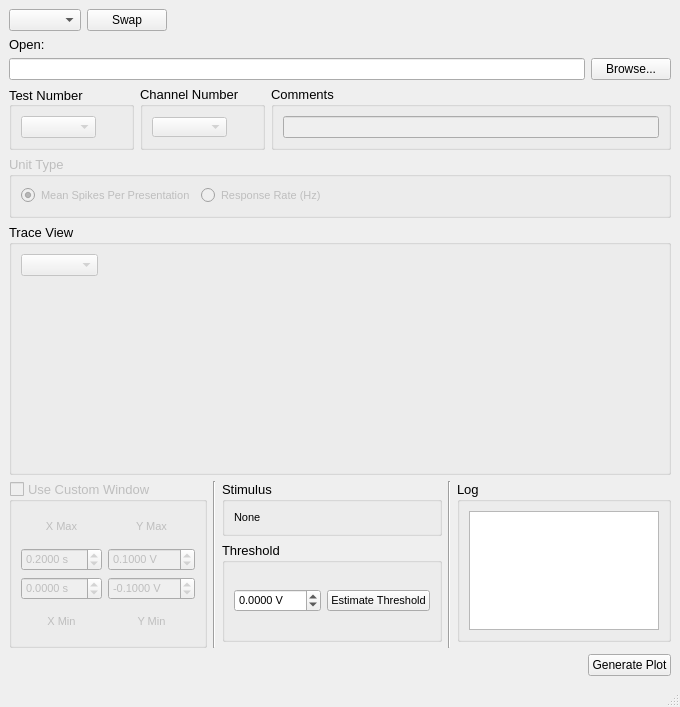
<?xml version="1.0" encoding="UTF-8"?>
<ui version="4.0">
 <class>Form_difference</class>
 <widget class="QMainWindow" name="Form_difference">
  <property name="enabled">
   <bool>true</bool>
  </property>
  <property name="geometry">
   <rect>
    <x>0</x>
    <y>0</y>
    <width>680</width>
    <height>707</height>
   </rect>
  </property>
  <property name="sizePolicy">
   <sizepolicy hsizetype="Preferred" vsizetype="Preferred">
    <horstretch>0</horstretch>
    <verstretch>0</verstretch>
   </sizepolicy>
  </property>
  <property name="windowTitle">
   <string>Difference Plots</string>
  </property>
  <property name="windowIcon">
   <iconset>
    <normaloff>../horsey8.ico</normaloff>../horsey8.ico</iconset>
  </property>
  <widget class="QWidget" name="centralwidget">
   <layout class="QGridLayout" name="gridLayout">
    <item row="2" column="0">
     <layout class="QVBoxLayout" name="verticalLayout">
      <property name="bottomMargin">
       <number>0</number>
      </property>
      <item>
       <layout class="QGridLayout" name="gridLayout_4">
        <property name="bottomMargin">
         <number>0</number>
        </property>
        <item row="0" column="2" rowspan="2">
         <widget class="QGroupBox" name="groupBox_comments">
          <property name="font">
           <font>
            <pointsize>10</pointsize>
           </font>
          </property>
          <property name="title">
           <string>Comments </string>
          </property>
          <property name="flat">
           <bool>true</bool>
          </property>
          <layout class="QGridLayout" name="gridLayout_13">
           <item row="0" column="0">
            <widget class="QLineEdit" name="lineEdit_comments">
             <property name="enabled">
              <bool>false</bool>
             </property>
             <property name="minimumSize">
              <size>
               <width>0</width>
               <height>20</height>
              </size>
             </property>
             <property name="font">
              <font>
               <pointsize>8</pointsize>
              </font>
             </property>
             <property name="readOnly">
              <bool>true</bool>
             </property>
            </widget>
           </item>
          </layout>
         </widget>
        </item>
        <item row="0" column="0" rowspan="2">
         <widget class="QGroupBox" name="groupBox_test">
          <property name="minimumSize">
           <size>
            <width>125</width>
            <height>0</height>
           </size>
          </property>
          <property name="font">
           <font>
            <pointsize>10</pointsize>
           </font>
          </property>
          <property name="title">
           <string>Test Number </string>
          </property>
          <property name="alignment">
           <set>Qt::AlignLeading|Qt::AlignLeft|Qt::AlignVCenter</set>
          </property>
          <property name="flat">
           <bool>true</bool>
          </property>
          <layout class="QGridLayout" name="gridLayout_10">
           <item row="0" column="0" alignment="Qt::AlignLeft">
            <widget class="QComboBox" name="comboBox_test_num">
             <property name="enabled">
              <bool>false</bool>
             </property>
             <property name="minimumSize">
              <size>
               <width>75</width>
               <height>20</height>
              </size>
             </property>
             <property name="maximumSize">
              <size>
               <width>77</width>
               <height>16777215</height>
              </size>
             </property>
             <property name="font">
              <font>
               <pointsize>8</pointsize>
              </font>
             </property>
             <property name="layoutDirection">
              <enum>Qt::LeftToRight</enum>
             </property>
            </widget>
           </item>
          </layout>
         </widget>
        </item>
        <item row="0" column="1" rowspan="2">
         <widget class="QGroupBox" name="groupBox_channel">
          <property name="minimumSize">
           <size>
            <width>125</width>
            <height>0</height>
           </size>
          </property>
          <property name="font">
           <font>
            <pointsize>10</pointsize>
           </font>
          </property>
          <property name="title">
           <string>Channel Number </string>
          </property>
          <property name="flat">
           <bool>true</bool>
          </property>
          <layout class="QGridLayout" name="gridLayout_2">
           <item row="0" column="0" alignment="Qt::AlignLeft">
            <widget class="QComboBox" name="comboBox_channel">
             <property name="enabled">
              <bool>false</bool>
             </property>
             <property name="minimumSize">
              <size>
               <width>75</width>
               <height>20</height>
              </size>
             </property>
             <property name="maximumSize">
              <size>
               <width>16777215</width>
               <height>20</height>
              </size>
             </property>
             <property name="font">
              <font>
               <pointsize>8</pointsize>
              </font>
             </property>
            </widget>
           </item>
          </layout>
         </widget>
        </item>
       </layout>
      </item>
      <item>
       <widget class="QGroupBox" name="groupBoxUnits">
        <property name="enabled">
         <bool>false</bool>
        </property>
        <property name="font">
         <font>
          <pointsize>10</pointsize>
         </font>
        </property>
        <property name="title">
         <string>Unit Type </string>
        </property>
        <property name="flat">
         <bool>true</bool>
        </property>
        <layout class="QHBoxLayout" name="horizontalLayout_3">
         <item>
          <widget class="QRadioButton" name="radioButtonMeanSpikes">
           <property name="font">
            <font>
             <pointsize>8</pointsize>
            </font>
           </property>
           <property name="text">
            <string>Mean Spikes Per Presentation</string>
           </property>
           <property name="checked">
            <bool>true</bool>
           </property>
          </widget>
         </item>
         <item>
          <widget class="QRadioButton" name="radioButtonResponseRate">
           <property name="font">
            <font>
             <pointsize>8</pointsize>
            </font>
           </property>
           <property name="text">
            <string>Response Rate (Hz)</string>
           </property>
          </widget>
         </item>
         <item>
          <spacer name="horizontalSpacer_2">
           <property name="orientation">
            <enum>Qt::Horizontal</enum>
           </property>
           <property name="sizeHint" stdset="0">
            <size>
             <width>40</width>
             <height>20</height>
            </size>
           </property>
          </spacer>
         </item>
        </layout>
       </widget>
      </item>
     </layout>
    </item>
    <item row="4" column="0">
     <layout class="QGridLayout" name="gridLayout_12">
      <item row="0" column="1">
       <widget class="Line" name="line_5">
        <property name="orientation">
         <enum>Qt::Vertical</enum>
        </property>
       </widget>
      </item>
      <item row="0" column="0">
       <widget class="QGroupBox" name="groupBoxWindow">
        <property name="enabled">
         <bool>false</bool>
        </property>
        <property name="font">
         <font>
          <pointsize>10</pointsize>
         </font>
        </property>
        <property name="title">
         <string>Use Custom Window </string>
        </property>
        <property name="flat">
         <bool>true</bool>
        </property>
        <property name="checkable">
         <bool>true</bool>
        </property>
        <property name="checked">
         <bool>false</bool>
        </property>
        <layout class="QHBoxLayout" name="horizontalLayout_4">
         <item>
          <layout class="QVBoxLayout" name="verticalLayout_7">
           <item>
            <widget class="QLabel" name="label_xmax">
             <property name="enabled">
              <bool>false</bool>
             </property>
             <property name="font">
              <font>
               <pointsize>8</pointsize>
              </font>
             </property>
             <property name="text">
              <string>X Max</string>
             </property>
             <property name="alignment">
              <set>Qt::AlignCenter</set>
             </property>
            </widget>
           </item>
           <item>
            <widget class="QDoubleSpinBox" name="doubleSpinBox_xmax">
             <property name="enabled">
              <bool>false</bool>
             </property>
             <property name="font">
              <font>
               <pointsize>8</pointsize>
              </font>
             </property>
             <property name="suffix">
              <string> s</string>
             </property>
             <property name="decimals">
              <number>4</number>
             </property>
             <property name="minimum">
              <double>-1.000000000000000</double>
             </property>
             <property name="maximum">
              <double>100.000000000000000</double>
             </property>
             <property name="singleStep">
              <double>0.001000000000000</double>
             </property>
             <property name="value">
              <double>0.200000000000000</double>
             </property>
            </widget>
           </item>
           <item>
            <widget class="QDoubleSpinBox" name="doubleSpinBox_xmin">
             <property name="enabled">
              <bool>false</bool>
             </property>
             <property name="font">
              <font>
               <pointsize>8</pointsize>
              </font>
             </property>
             <property name="suffix">
              <string> s</string>
             </property>
             <property name="decimals">
              <number>4</number>
             </property>
             <property name="minimum">
              <double>-1.000000000000000</double>
             </property>
             <property name="maximum">
              <double>100.000000000000000</double>
             </property>
             <property name="singleStep">
              <double>0.001000000000000</double>
             </property>
             <property name="value">
              <double>0.000000000000000</double>
             </property>
            </widget>
           </item>
           <item>
            <widget class="QLabel" name="label_xmin">
             <property name="enabled">
              <bool>false</bool>
             </property>
             <property name="font">
              <font>
               <pointsize>8</pointsize>
              </font>
             </property>
             <property name="text">
              <string>X Min</string>
             </property>
             <property name="alignment">
              <set>Qt::AlignCenter</set>
             </property>
            </widget>
           </item>
          </layout>
         </item>
         <item>
          <layout class="QVBoxLayout" name="verticalLayout_6">
           <item>
            <widget class="QLabel" name="label_ymax">
             <property name="enabled">
              <bool>false</bool>
             </property>
             <property name="font">
              <font>
               <pointsize>8</pointsize>
              </font>
             </property>
             <property name="text">
              <string>Y Max</string>
             </property>
             <property name="alignment">
              <set>Qt::AlignCenter</set>
             </property>
            </widget>
           </item>
           <item>
            <widget class="QDoubleSpinBox" name="doubleSpinBox_ymax">
             <property name="enabled">
              <bool>false</bool>
             </property>
             <property name="font">
              <font>
               <pointsize>8</pointsize>
              </font>
             </property>
             <property name="suffix">
              <string> V</string>
             </property>
             <property name="decimals">
              <number>4</number>
             </property>
             <property name="minimum">
              <double>-100.000000000000000</double>
             </property>
             <property name="maximum">
              <double>100.000000000000000</double>
             </property>
             <property name="singleStep">
              <double>0.001000000000000</double>
             </property>
             <property name="value">
              <double>0.100000000000000</double>
             </property>
            </widget>
           </item>
           <item>
            <widget class="QDoubleSpinBox" name="doubleSpinBox_ymin">
             <property name="enabled">
              <bool>false</bool>
             </property>
             <property name="font">
              <font>
               <pointsize>8</pointsize>
              </font>
             </property>
             <property name="suffix">
              <string> V</string>
             </property>
             <property name="decimals">
              <number>4</number>
             </property>
             <property name="minimum">
              <double>-100.000000000000000</double>
             </property>
             <property name="maximum">
              <double>100.000000000000000</double>
             </property>
             <property name="singleStep">
              <double>0.001000000000000</double>
             </property>
             <property name="value">
              <double>-0.100000000000000</double>
             </property>
            </widget>
           </item>
           <item>
            <widget class="QLabel" name="label_ymin">
             <property name="enabled">
              <bool>false</bool>
             </property>
             <property name="font">
              <font>
               <pointsize>8</pointsize>
              </font>
             </property>
             <property name="text">
              <string>Y Min</string>
             </property>
             <property name="alignment">
              <set>Qt::AlignCenter</set>
             </property>
            </widget>
           </item>
          </layout>
         </item>
        </layout>
       </widget>
      </item>
      <item row="1" column="2">
       <widget class="QPushButton" name="pushButtonGenerate">
        <property name="sizePolicy">
         <sizepolicy hsizetype="Fixed" vsizetype="Fixed">
          <horstretch>0</horstretch>
          <verstretch>0</verstretch>
         </sizepolicy>
        </property>
        <property name="layoutDirection">
         <enum>Qt::RightToLeft</enum>
        </property>
        <property name="text">
         <string>Generate Plot</string>
        </property>
        <property name="autoDefault">
         <bool>false</bool>
        </property>
       </widget>
      </item>
      <item row="0" column="2">
       <layout class="QGridLayout" name="gridLayout_3">
        <item row="2" column="0">
         <widget class="QGroupBox" name="groupBoxThreshold">
          <property name="minimumSize">
           <size>
            <width>0</width>
            <height>100</height>
           </size>
          </property>
          <property name="font">
           <font>
            <pointsize>10</pointsize>
           </font>
          </property>
          <property name="title">
           <string>Threshold </string>
          </property>
          <property name="flat">
           <bool>true</bool>
          </property>
          <layout class="QGridLayout" name="gridLayout_6">
           <item row="1" column="0">
            <widget class="QDoubleSpinBox" name="doubleSpinBox_threshold">
             <property name="font">
              <font>
               <pointsize>8</pointsize>
              </font>
             </property>
             <property name="suffix">
              <string> V</string>
             </property>
             <property name="decimals">
              <number>4</number>
             </property>
             <property name="minimum">
              <double>-100.000000000000000</double>
             </property>
             <property name="maximum">
              <double>100.000000000000000</double>
             </property>
             <property name="singleStep">
              <double>0.001000000000000</double>
             </property>
            </widget>
           </item>
           <item row="1" column="1">
            <widget class="QPushButton" name="pushButton_auto_threshold">
             <property name="font">
              <font>
               <pointsize>8</pointsize>
              </font>
             </property>
             <property name="text">
              <string>Estimate Threshold</string>
             </property>
            </widget>
           </item>
          </layout>
         </widget>
        </item>
        <item row="0" column="1" rowspan="4">
         <widget class="Line" name="line">
          <property name="orientation">
           <enum>Qt::Vertical</enum>
          </property>
         </widget>
        </item>
        <item row="0" column="0" rowspan="2">
         <widget class="QGroupBox" name="groupBox_stimulus">
          <property name="font">
           <font>
            <pointsize>10</pointsize>
           </font>
          </property>
          <property name="title">
           <string>Stimulus </string>
          </property>
          <property name="flat">
           <bool>true</bool>
          </property>
          <layout class="QGridLayout" name="gridLayout_8">
           <item row="3" column="0">
            <layout class="QHBoxLayout" name="horizontalLayout">
             <item>
              <widget class="QLabel" name="label_stim_type">
               <property name="font">
                <font>
                 <pointsize>8</pointsize>
                </font>
               </property>
               <property name="text">
                <string>None</string>
               </property>
              </widget>
             </item>
             <item>
              <widget class="QLabel" name="label_frequency">
               <property name="font">
                <font>
                 <pointsize>8</pointsize>
                </font>
               </property>
               <property name="text">
                <string/>
               </property>
              </widget>
             </item>
            </layout>
           </item>
          </layout>
         </widget>
        </item>
        <item row="0" column="2" rowspan="3">
         <widget class="QGroupBox" name="groupBox_log">
          <property name="sizePolicy">
           <sizepolicy hsizetype="Preferred" vsizetype="Ignored">
            <horstretch>0</horstretch>
            <verstretch>0</verstretch>
           </sizepolicy>
          </property>
          <property name="font">
           <font>
            <pointsize>10</pointsize>
           </font>
          </property>
          <property name="title">
           <string>Log </string>
          </property>
          <property name="flat">
           <bool>true</bool>
          </property>
          <layout class="QGridLayout" name="gridLayout_9">
           <item row="0" column="0">
            <widget class="QTextEdit" name="textEdit">
             <property name="font">
              <font>
               <pointsize>8</pointsize>
              </font>
             </property>
            </widget>
           </item>
          </layout>
         </widget>
        </item>
       </layout>
      </item>
     </layout>
    </item>
    <item row="1" column="0">
     <layout class="QGridLayout" name="gridLayout_top">
      <item row="0" column="0">
       <widget class="QLabel" name="label">
        <property name="sizePolicy">
         <sizepolicy hsizetype="Preferred" vsizetype="Fixed">
          <horstretch>0</horstretch>
          <verstretch>0</verstretch>
         </sizepolicy>
        </property>
        <property name="font">
         <font>
          <pointsize>10</pointsize>
         </font>
        </property>
        <property name="text">
         <string>Open:</string>
        </property>
       </widget>
      </item>
      <item row="1" column="0">
       <widget class="QLineEdit" name="lineEdit_file_name"/>
      </item>
      <item row="1" column="1">
       <widget class="QPushButton" name="pushButton_browse">
        <property name="text">
         <string>Browse...</string>
        </property>
       </widget>
      </item>
     </layout>
    </item>
    <item row="3" column="0">
     <layout class="QGridLayout" name="gridLayout_14">
      <item row="0" column="0">
       <widget class="QGroupBox" name="groupBox_view">
        <property name="sizePolicy">
         <sizepolicy hsizetype="Preferred" vsizetype="Expanding">
          <horstretch>0</horstretch>
          <verstretch>0</verstretch>
         </sizepolicy>
        </property>
        <property name="minimumSize">
         <size>
          <width>0</width>
          <height>200</height>
         </size>
        </property>
        <property name="font">
         <font>
          <pointsize>10</pointsize>
         </font>
        </property>
        <property name="title">
         <string>Trace View </string>
        </property>
        <property name="flat">
         <bool>true</bool>
        </property>
        <layout class="QGridLayout" name="gridLayout_11">
         <item row="1" column="0">
          <widget class="TraceWidget" name="view" native="true">
           <property name="sizePolicy">
            <sizepolicy hsizetype="Expanding" vsizetype="Expanding">
             <horstretch>0</horstretch>
             <verstretch>0</verstretch>
            </sizepolicy>
           </property>
           <property name="minimumSize">
            <size>
             <width>0</width>
             <height>0</height>
            </size>
           </property>
          </widget>
         </item>
         <item row="0" column="0">
          <widget class="QComboBox" name="comboBox_trace">
           <property name="enabled">
            <bool>false</bool>
           </property>
           <property name="minimumSize">
            <size>
             <width>75</width>
             <height>0</height>
            </size>
           </property>
           <property name="maximumSize">
            <size>
             <width>77</width>
             <height>16777215</height>
            </size>
           </property>
           <property name="font">
            <font>
             <pointsize>8</pointsize>
            </font>
           </property>
          </widget>
         </item>
        </layout>
       </widget>
      </item>
     </layout>
    </item>
    <item row="0" column="0">
     <layout class="QGridLayout" name="gridLayout_5">
      <item row="0" column="0">
       <widget class="QComboBox" name="comboBox"/>
      </item>
      <item row="0" column="1">
       <widget class="QPushButton" name="pushButtonSwap">
        <property name="sizePolicy">
         <sizepolicy hsizetype="Fixed" vsizetype="Fixed">
          <horstretch>0</horstretch>
          <verstretch>0</verstretch>
         </sizepolicy>
        </property>
        <property name="text">
         <string>Swap</string>
        </property>
       </widget>
      </item>
      <item row="0" column="2">
       <spacer name="horizontalSpacer">
        <property name="orientation">
         <enum>Qt::Horizontal</enum>
        </property>
        <property name="sizeHint" stdset="0">
         <size>
          <width>40</width>
          <height>20</height>
         </size>
        </property>
       </spacer>
      </item>
     </layout>
    </item>
   </layout>
  </widget>
  <widget class="QMenuBar" name="menubar">
   <property name="geometry">
    <rect>
     <x>0</x>
     <y>0</y>
     <width>680</width>
     <height>21</height>
    </rect>
   </property>
  </widget>
  <widget class="QStatusBar" name="statusbar"/>
 </widget>
 <customwidgets>
  <customwidget>
   <class>TraceWidget</class>
   <extends>QWidget</extends>
   <header>util.pyqtgraph_widgets</header>
   <container>1</container>
  </customwidget>
 </customwidgets>
 <resources/>
 <connections/>
</ui>
